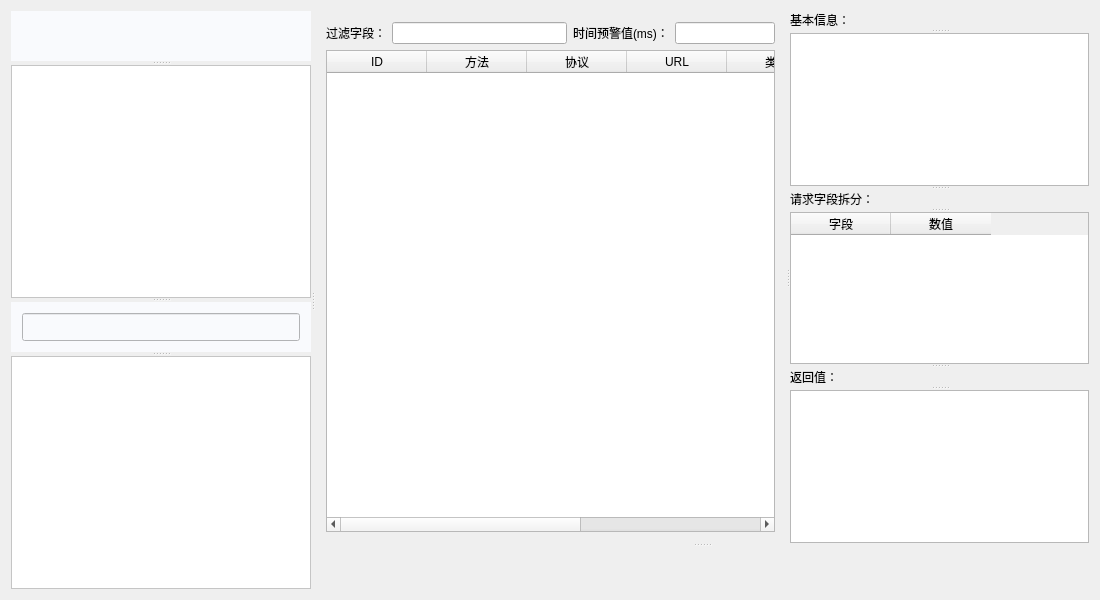
<?xml version="1.0" encoding="UTF-8"?>
<ui version="4.0">
 <class>InterfaceWidget</class>
 <widget class="QMainWindow" name="InterfaceWidget">
  <property name="geometry">
   <rect>
    <x>0</x>
    <y>0</y>
    <width>1100</width>
    <height>600</height>
   </rect>
  </property>
  <property name="windowTitle">
   <string>InterfaceWidget</string>
  </property>
  <widget class="QWidget" name="centralWidget">
   <layout class="QGridLayout" name="gridLayout_3">
    <item row="0" column="0">
     <widget class="QSplitter" name="splitter_5">
      <property name="orientation">
       <enum>Qt::Horizontal</enum>
      </property>
      <widget class="QSplitter" name="splitter_4">
       <property name="orientation">
        <enum>Qt::Vertical</enum>
       </property>
       <widget class="QWidget" name="widget_2" native="true">
        <property name="maximumSize">
         <size>
          <width>16777215</width>
          <height>50</height>
         </size>
        </property>
        <property name="styleSheet">
         <string notr="true">background-color: #f9fafd;</string>
        </property>
        <layout class="QGridLayout" name="gridLayout_2">
         <item row="0" column="0">
          <widget class="QPushButton" name="equipBtn">
           <property name="sizePolicy">
            <sizepolicy hsizetype="Expanding" vsizetype="Fixed">
             <horstretch>0</horstretch>
             <verstretch>0</verstretch>
            </sizepolicy>
           </property>
           <property name="minimumSize">
            <size>
             <width>233</width>
             <height>36</height>
            </size>
           </property>
           <property name="maximumSize">
            <size>
             <width>258</width>
             <height>36</height>
            </size>
           </property>
           <property name="styleSheet">
            <string notr="true">border:none;
border-color: rgb(252, 252, 252);
border-style: flat;</string>
           </property>
           <property name="text">
            <string/>
           </property>
           <property name="icon">
            <iconset resource="../../qrc/princekin.qrc">
             <normaloff>:/equipbtn.png</normaloff>:/equipbtn.png</iconset>
           </property>
           <property name="iconSize">
            <size>
             <width>238</width>
             <height>36</height>
            </size>
           </property>
          </widget>
         </item>
        </layout>
       </widget>
       <widget class="QListView" name="equipListView">
        <property name="sizePolicy">
         <sizepolicy hsizetype="Expanding" vsizetype="Expanding">
          <horstretch>0</horstretch>
          <verstretch>0</verstretch>
         </sizepolicy>
        </property>
        <property name="styleSheet">
         <string notr="true">background-color: rgb(255, 255, 255);
</string>
        </property>
        <property name="editTriggers">
         <set>QAbstractItemView::EditKeyPressed</set>
        </property>
       </widget>
       <widget class="QWidget" name="widget_3" native="true">
        <property name="sizePolicy">
         <sizepolicy hsizetype="Preferred" vsizetype="Fixed">
          <horstretch>0</horstretch>
          <verstretch>0</verstretch>
         </sizepolicy>
        </property>
        <property name="minimumSize">
         <size>
          <width>0</width>
          <height>50</height>
         </size>
        </property>
        <property name="maximumSize">
         <size>
          <width>16777215</width>
          <height>50</height>
         </size>
        </property>
        <property name="styleSheet">
         <string notr="true">background-color: #f9fafd;</string>
        </property>
        <layout class="QGridLayout" name="gridLayout_4">
         <item row="0" column="0">
          <widget class="QLineEdit" name="packageLineEdit">
           <property name="sizePolicy">
            <sizepolicy hsizetype="Expanding" vsizetype="Expanding">
             <horstretch>0</horstretch>
             <verstretch>0</verstretch>
            </sizepolicy>
           </property>
          </widget>
         </item>
        </layout>
       </widget>
       <widget class="QListView" name="packageListView">
        <property name="styleSheet">
         <string notr="true">background-color: rgb(255, 255, 255);
color: rgb(255, 255, 255);</string>
        </property>
        <property name="editTriggers">
         <set>QAbstractItemView::EditKeyPressed</set>
        </property>
       </widget>
      </widget>
      <widget class="QSplitter" name="splitter_3">
       <property name="orientation">
        <enum>Qt::Vertical</enum>
       </property>
       <widget class="QSplitter" name="splitter_2">
        <property name="orientation">
         <enum>Qt::Horizontal</enum>
        </property>
        <widget class="QWidget" name="layoutWidget">
         <layout class="QVBoxLayout" name="verticalLayout">
          <item>
           <layout class="QHBoxLayout" name="horizontalLayout">
            <item>
             <widget class="QLabel" name="label">
              <property name="text">
               <string>过滤字段：</string>
              </property>
             </widget>
            </item>
            <item>
             <widget class="QLineEdit" name="filterAfterLineEdit"/>
            </item>
            <item>
             <widget class="QLabel" name="label_5">
              <property name="text">
               <string>时间预警值(ms)：</string>
              </property>
             </widget>
            </item>
            <item>
             <widget class="QLineEdit" name="timeWarningLineEdit">
              <property name="sizePolicy">
               <sizepolicy hsizetype="Fixed" vsizetype="Fixed">
                <horstretch>0</horstretch>
                <verstretch>0</verstretch>
               </sizepolicy>
              </property>
              <property name="minimumSize">
               <size>
                <width>100</width>
                <height>0</height>
               </size>
              </property>
              <property name="maximumSize">
               <size>
                <width>100</width>
                <height>16777215</height>
               </size>
              </property>
             </widget>
            </item>
           </layout>
          </item>
          <item>
           <widget class="QTableWidget" name="interDataTable">
            <column>
             <property name="text">
              <string>ID</string>
             </property>
            </column>
            <column>
             <property name="text">
              <string>方法</string>
             </property>
            </column>
            <column>
             <property name="text">
              <string>协议</string>
             </property>
            </column>
            <column>
             <property name="text">
              <string>URL</string>
             </property>
            </column>
            <column>
             <property name="text">
              <string>类型</string>
             </property>
            </column>
            <column>
             <property name="text">
              <string>大小</string>
             </property>
            </column>
            <column>
             <property name="text">
              <string>时间</string>
             </property>
            </column>
           </widget>
          </item>
         </layout>
        </widget>
        <widget class="QSplitter" name="splitter">
         <property name="orientation">
          <enum>Qt::Vertical</enum>
         </property>
         <widget class="QLabel" name="label_4">
          <property name="text">
           <string>基本信息：</string>
          </property>
         </widget>
         <widget class="QTextEdit" name="baseDataTextEdit"/>
         <widget class="QLabel" name="label_3">
          <property name="text">
           <string>请求字段拆分：</string>
          </property>
         </widget>
         <widget class="QTableWidget" name="paramTable">
          <column>
           <property name="text">
            <string>字段</string>
           </property>
          </column>
          <column>
           <property name="text">
            <string>数值</string>
           </property>
          </column>
         </widget>
         <widget class="QLabel" name="label_2">
          <property name="text">
           <string>返回值：</string>
          </property>
         </widget>
         <widget class="QTextEdit" name="responseTextEdit"/>
        </widget>
       </widget>
       <widget class="QWidget" name="widget" native="true">
        <property name="maximumSize">
         <size>
          <width>16777215</width>
          <height>50</height>
         </size>
        </property>
        <property name="styleSheet">
         <string notr="true"/>
        </property>
        <layout class="QGridLayout" name="gridLayout">
         <item row="0" column="3">
          <widget class="QPushButton" name="clearBtn">
           <property name="styleSheet">
            <string notr="true">border:none;
border-color: rgb(252, 252, 252);
border-style: flat;</string>
           </property>
           <property name="text">
            <string/>
           </property>
           <property name="icon">
            <iconset resource="../../qrc/princekin.qrc">
             <normaloff>:/clear.png</normaloff>:/clear.png</iconset>
           </property>
           <property name="iconSize">
            <size>
             <width>150</width>
             <height>36</height>
            </size>
           </property>
          </widget>
         </item>
         <item row="0" column="5">
          <spacer name="horizontalSpacer_2">
           <property name="orientation">
            <enum>Qt::Horizontal</enum>
           </property>
           <property name="sizeHint" stdset="0">
            <size>
             <width>136</width>
             <height>20</height>
            </size>
           </property>
          </spacer>
         </item>
         <item row="0" column="1">
          <widget class="QPushButton" name="startBtn">
           <property name="styleSheet">
            <string notr="true">border:none;
border-color: rgb(252, 252, 252);
border-style: flat;</string>
           </property>
           <property name="text">
            <string/>
           </property>
           <property name="icon">
            <iconset resource="../../qrc/princekin.qrc">
             <normaloff>:/start.png</normaloff>:/start.png</iconset>
           </property>
           <property name="iconSize">
            <size>
             <width>150</width>
             <height>36</height>
            </size>
           </property>
          </widget>
         </item>
         <item row="0" column="0">
          <spacer name="horizontalSpacer">
           <property name="orientation">
            <enum>Qt::Horizontal</enum>
           </property>
           <property name="sizeHint" stdset="0">
            <size>
             <width>136</width>
             <height>20</height>
            </size>
           </property>
          </spacer>
         </item>
         <item row="0" column="4">
          <widget class="QPushButton" name="reportDetailBtn">
           <property name="styleSheet">
            <string notr="true">border:none;
border-color: rgb(252, 252, 252);
border-style: flat;</string>
           </property>
           <property name="text">
            <string/>
           </property>
           <property name="icon">
            <iconset resource="../../qrc/princekin.qrc">
             <normaloff>:/detailreport.png</normaloff>:/detailreport.png</iconset>
           </property>
           <property name="iconSize">
            <size>
             <width>150</width>
             <height>36</height>
            </size>
           </property>
          </widget>
         </item>
        </layout>
       </widget>
      </widget>
     </widget>
    </item>
   </layout>
  </widget>
 </widget>
 <layoutdefault spacing="6" margin="11"/>
 <resources>
  <include location="../../qrc/princekin.qrc"/>
 </resources>
 <connections/>
</ui>
